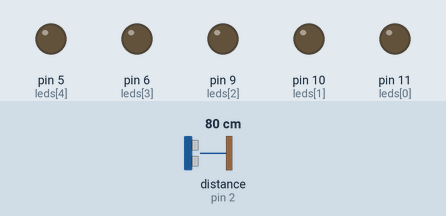
This sketch was run on a simulated Arduino Uno, built with avr-gcc and run on an emulated ATmega328P. Parts: output pins drawn as LEDs (lit = HIGH). Wiring (inferred from the names in the program): ultrasonic range finder: trigger pin 3; echo pin 2. The inputs (shaded band) are chosen by the test bench; at power-on: distance to the obstacle (sensor on pin 2) 80 cm. The echo pulse lasts 58.3 µs per cm; pins used as bus, display or sensor lines are not drawn.

Above: at 1.2 s.
1.3 s: distance to the obstacle (sensor on pin 2) set to 53 cm
2.8 s: distance to the obstacle (sensor on pin 2) set to 47 cm
At 3.5 s:
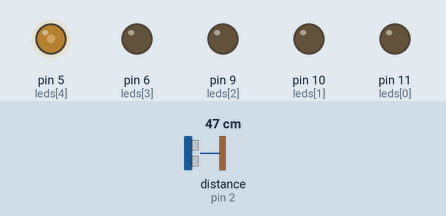
4.3 s: distance to the obstacle (sensor on pin 2) set to 2 cm
At 5.4 s:
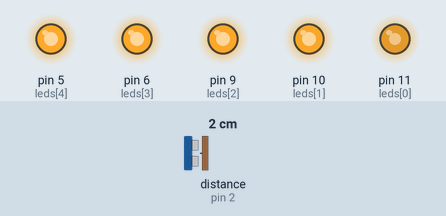
5.8 s: distance to the obstacle (sensor on pin 2) set to 9 cm
At 7.0 s:
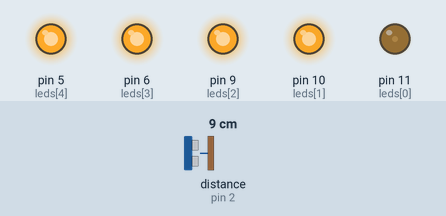
7.3 s: distance to the obstacle (sensor on pin 2) set to 4 cm
At 7.7 s:
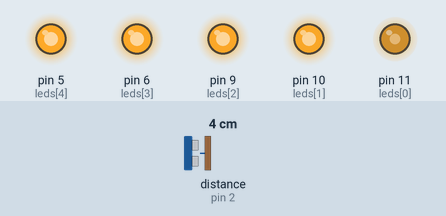
8.8 s: distance to the obstacle (sensor on pin 2) set to 18 cm
At 9.3 s:
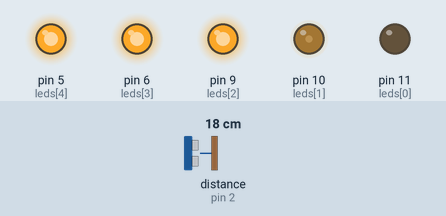
Timing chart, 0 to 11.3 s (numbered marks = the images above; inputs shaded):
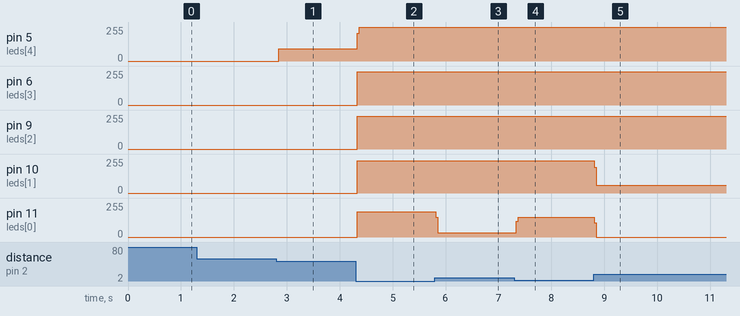

Measured:
- the behaviour switches between 51 and 50 cm on distance to the obstacle (sensor on pin 2) (found by bisection; images 0 and 1)
- after the input at 1.3 s, every drawn part: stays the same
- after the input at 2.8 s, pin 5 (leds[4]): 0/255 → 93/255 after 0.05 s
- after the input at 4.3 s, pin 5 (leds[4]): 93/255 → 253/255 at once; pin 6 (leds[3]): 0/255 → 250/255 at once; pin 9 (leds[2]): 0/255 → 246/255 at once; pin 10 (leds[1]): 0/255 → 243/255 at once; pin 11 (leds[0]): 0/255 → 191/255 at once
- after the input at 5.8 s, pin 11 (leds[0]): 191/255 → 33/255 at once
- after the input at 7.3 s, pin 11 (leds[0]): 33/255 → 147/255 at once
- after the input at 8.8 s, pin 10 (leds[1]): 243/255 → 59/255 at once; pin 11 (leds[0]): 147/255 → 0/255 at once

The sketch:

Proximity_Sensor.ino
```cpp
int trigPin = 3;
int echoPin = 2;
int leds[] = {11, 10, 9, 6, 5};

void turnOn(int amount){
  // primeiro apaga todos os leds
  for (int i = 0; i < 5; i++) {
    digitalWrite(leds[i], LOW);
  }

  // acende aqueles 'anteriores'
  for (int i = 0; i < amount; i++) {
    digitalWrite(leds[4 - i], HIGH);
  }
}

int calcPwm(float distObj, float distInt){
  float pwm =  -25.5 * (distObj - distInt) + 255; // Valor maximo igual a 255 e mínimo igual a 0
  return pwm;
}

void setup()
{
  Serial.begin(9600);
  pinMode(echoPin, INPUT);
  pinMode(trigPin, OUTPUT);
  for (int i = 0; i < 5; i++) {
    pinMode(leds[i], OUTPUT);
  }
  digitalWrite(trigPin, LOW);
}

void loop()
{
  digitalWrite(trigPin, LOW);
  delayMicroseconds(2);
  digitalWrite(trigPin, HIGH);
  delayMicroseconds(10);
  digitalWrite(trigPin, LOW);

  long duration = pulseIn(echoPin, HIGH, 23500); // tempo de intervalo em microssegundos que o sensor espera para cada pulso
  if (duration == 0){ // se o tempo for maior, a funcao retorna o valor 0 e entrará nesse if
    return;
  }
  float distance = 0.034 * duration / 2;

  if(distance < 0 || distance > 50){
    for(int i = 0; i < 5; i++){
      analogWrite(leds[i], 0);
    }
    return;
  }

  if(distance <= 10){ // Vermelho 2
    turnOn(4);
    analogWrite(leds[0], calcPwm(distance, 0));
  }
  else if(distance <= 20){ // Vermelho 1
    turnOn(3);
    analogWrite(leds[1], calcPwm(distance, 10));
  }
  else if(distance <= 30){ // Laranja
    turnOn(2);
    analogWrite(leds[2], calcPwm(distance, 20));
  }
  else if(distance <= 40){ // Amarelo
    turnOn(1);
    analogWrite(leds[3], calcPwm(distance, 30));
  }
  else if(distance <= 50){ // Verde
    turnOn(0);
    analogWrite(leds[4], calcPwm(distance, 40));
  }
}
```
